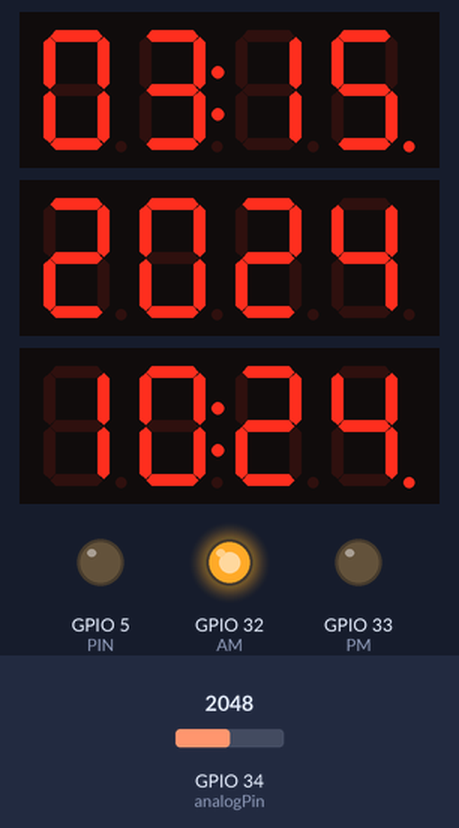
The sketch below on a simulated ESP32. Parts: 3 × 4-digit seven-segment display, output pins drawn as LEDs (lit = HIGH). The test bench sets the inputs (shaded band); at power-on: GPIO 34 (analogPin) = 2048. WiFi joins after 1.5 s; servers stay silent unless stated; network time is answered at once with the bench clock; the local clock reads 2024-03-15 10:24:30 at power-on unless the sketch sets it; what the sketch prints to the serial monitor is not drawn.

Above: at 1.7 s.
At 90.1 s:
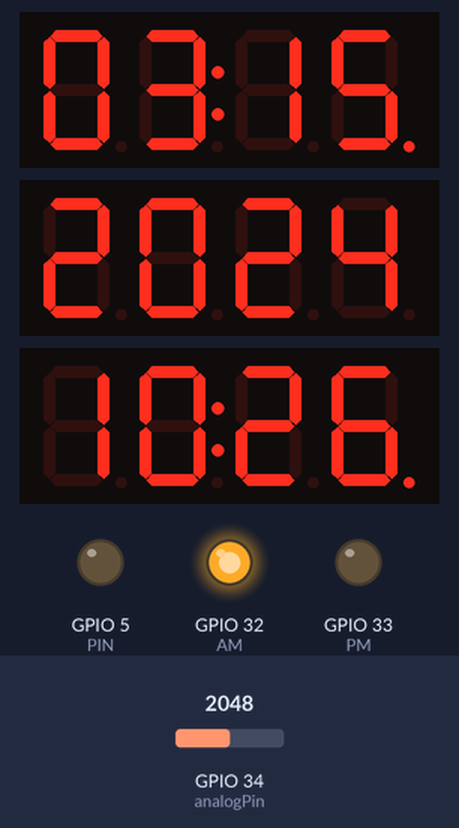
Timing chart, 0 to 91.6 s (numbered marks = the images above):
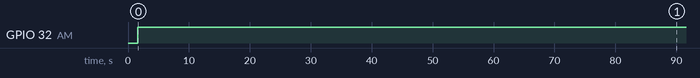

The sketch:

BTTF_LAMP_CLOCK_HARD_CODED_CREDENTIAL.ino
```cpp
#include "Adafruit_NeoPixel.h"
#include "TM1637Display.h"
#include "WiFiManager.h"
#include "NTPClient.h"


// Which pin on the Arduino is connected to the NeoPixels?
#define PIN        5 // Strip led DIN

#define red_CLK 16
#define red1_DIO 17
#define red2_DIO 18
#define red3_DIO 19

#define AM 32
#define PM 33

// How many NeoPixels are attached to the Arduino?
#define NUMPIXELS 48 // Popular NeoPixel ring size

bool res;
int var=0;
int analogPin = 34;
const long utcOffsetInSeconds = 3600; // Offset in second

//========================USEFUL VARIABLES=============================
int UTC = 2; // UTC + value in hour - Summer time
int Display_backlight = 3; // Set displays brightness 0 to 7;

const char *ssid     = "YOUR SSID HERE";
const char *password = "WIFI PASSWORD HERE";

//======================================================================


// When setting up the NeoPixel library, we tell it how many pixels,
Adafruit_NeoPixel pixels(NUMPIXELS, PIN, NEO_GRB + NEO_KHZ800);
// Setup the red displays
TM1637Display red1(red_CLK, red1_DIO);
TM1637Display red2(red_CLK, red2_DIO);
TM1637Display red3(red_CLK, red3_DIO);

WiFiUDP ntpUDP;
NTPClient timeClient(ntpUDP, "pool.ntp.org", utcOffsetInSeconds*UTC);

void setup() {

  pinMode(PIN, OUTPUT);
  pinMode(red_CLK, OUTPUT);
  pinMode(red1_DIO, OUTPUT);
  pinMode(red2_DIO, OUTPUT);
  pinMode(red3_DIO, OUTPUT);
  pinMode(AM, OUTPUT);
  pinMode(PM, OUTPUT);

  pinMode(analogPin, INPUT);
  //manager.resetSettings();

  Serial.begin(9600);

  WiFi.begin(ssid, password);

  while ( WiFi.status() != WL_CONNECTED ) {
    delay ( 500 );
    Serial.print ( "." );
  }

  timeClient.begin();

  red1.setBrightness(Display_backlight);
  red2.setBrightness(Display_backlight);
  red3.setBrightness(Display_backlight);
  pixels.setBrightness(250);

}

void loop() {

  timeClient.update();
  Serial.print("Time: ");
  Serial.println(timeClient.getFormattedTime());
  unsigned long epochTime = timeClient.getEpochTime();
  struct tm *ptm = gmtime ((time_t *)&epochTime);
  int currentYear = ptm->tm_year+1900;
  Serial.print("Year: ");
  Serial.println(currentYear);

  int monthDay = ptm->tm_mday;
  Serial.print("Month day: ");
  Serial.println(monthDay);

  int currentMonth = ptm->tm_mon+1;
  Serial.print("Month: ");
  Serial.println(currentMonth);

red1.showNumberDecEx(currentMonth,0b01000000,true,2,0);
red1.showNumberDecEx(monthDay,0b01000000,true,2,2);
red2.showNumberDecEx(currentYear,0b00000000,true);
red3.showNumberDecEx(timeClient.getHours(),0b01000000,true,2,0);
red3.showNumberDecEx(timeClient.getMinutes(),0b01000000,true,2,2);

if((currentMonth*30 + monthDay) >= 121 && (currentMonth*30 + monthDay) < 331){
timeClient.setTimeOffset(utcOffsetInSeconds*UTC);} // Change daylight saving time - Summer
else {timeClient.setTimeOffset((utcOffsetInSeconds*UTC) - 3600);} // Change daylight saving time - Winter


if(timeClient.getHours()>=13){
  digitalWrite(AM,0);
  digitalWrite(PM,1);}

else if(timeClient.getHours()==12){
  digitalWrite(AM,0);
  digitalWrite(PM,1);}

else{
  digitalWrite(AM,1);
  digitalWrite(PM,0);}


  pixels.clear(); // Set all pixel colors to 'off'

  if(var>3){var = 0;} // Reset counter

// read the switch
  if(analogRead(analogPin) > 100)
  {
    var = var+1 ;
    delay(45);
  }

Serial.print("Var=");
Serial.println(var);
Serial.print("Digital=");
Serial.println(analogRead(analogPin));

delay(100);
  switch (var) {
  case 0:
  for(int i=0; i<6;i++){
  pixels.setPixelColor(i, pixels.Color(255,0,0));
  }
  for(int i=6; i<12;i++){
  pixels.setPixelColor(i, pixels.Color(160,160,0));
  }
  for(int i=12; i<18;i++){
  pixels.setPixelColor(i, pixels.Color(255,0,0));
  }
  pixels.show();
  break;

  case 1:
    for(int i=0; i<6;i++){
  pixels.setPixelColor(i, pixels.Color(0,0,255));
  }
  for(int i=6; i<12;i++){
  pixels.setPixelColor(i, pixels.Color(200,250,255));

  }
  for(int i=12; i<18;i++){
  pixels.setPixelColor(i, pixels.Color(0,0,255));
  }
 pixels.show();
 break;

 case 2:
  pixels.clear();
  for(int i=0; i<6;i++){
  pixels.setPixelColor(i, pixels.Color(255,0,10));
  }
    for(int i=6; i<12;i++){
  pixels.setPixelColor(i, pixels.Color(0,10,255));
  }
    for(int i=12; i<18;i++){
  pixels.setPixelColor(i, pixels.Color(255,0,10));
  }
 pixels.show();
 break;

case 3:
  pixels.clear();
  for(int i=0; i<16;i++){
  pixels.setPixelColor(i, pixels.Color(0,0,0));
  }
 pixels.show();
 break;

  }


}
```

Measured:
- by itself, GPIO 32 (AM): LOW → HIGH at 1.6 s
- what the display in image 0 shows lasts 28.5 s, from 1.6 s to 30.1 s
